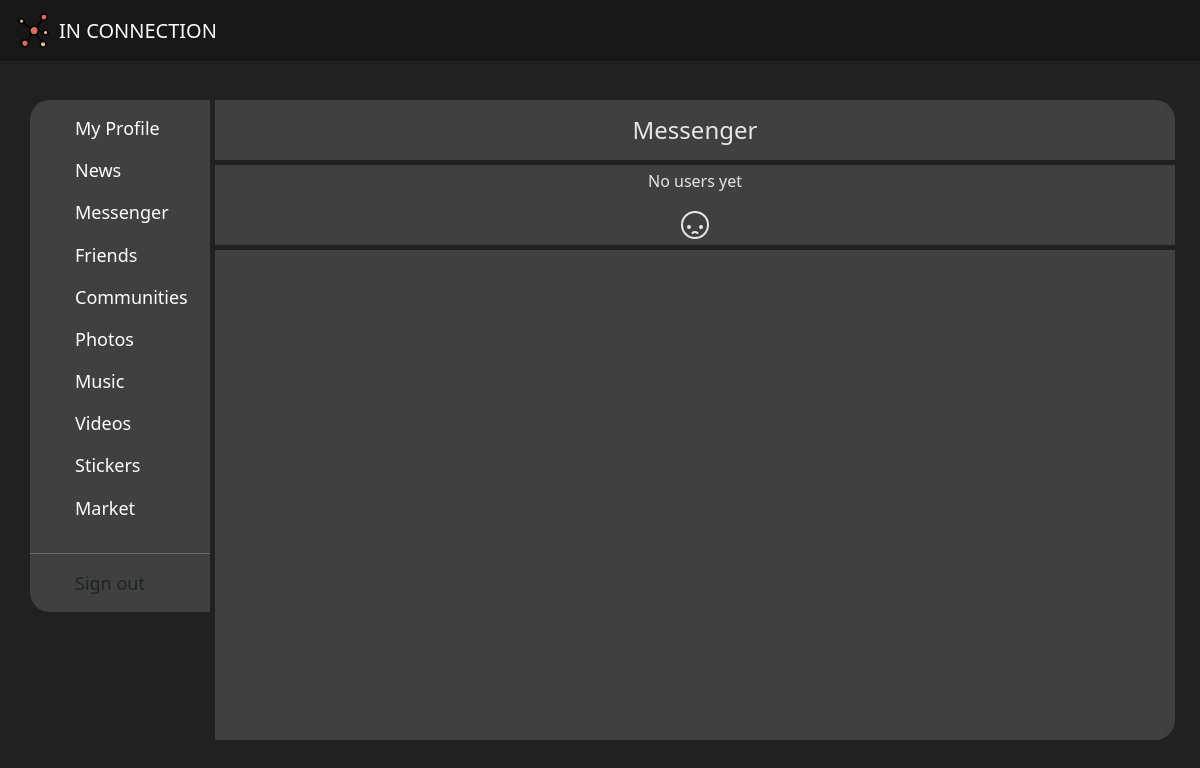
/messenger/, run on an earlier commit of the app's database.
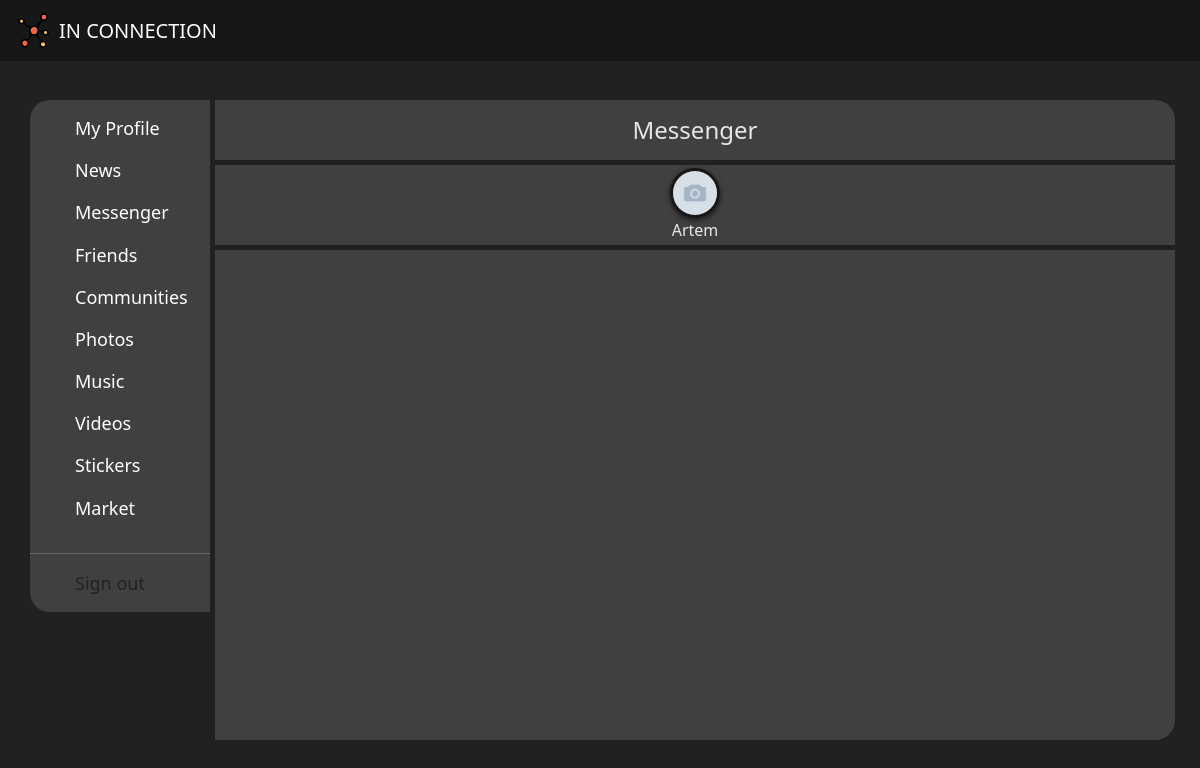
And on a later commit of the database.
### main/models.py (models this page shows, shortened)
class User(AbstractUser):
    slug = models.SlugField(null=False, unique=True, db_index=True)
    status = models.CharField(max_length=255, null=True, blank=True)
    email = models.EmailField(_("email address"), unique=True, blank=False)
    phone = models.CharField(max_length=16, null=True, blank=False)
    gender = models.ForeignKey("Gender", on_delete=models.CASCADE, null=True, blank=False)
    date_of_birth = models.DateField(null=True, blank=False)
    profile_img = models.ImageField(upload_to=user_directory_profile_image_path, null=True)
    profile_back_img = models.ImageField(upload_to=user_directory_profile_back_path, null=True)
    created_at = models.DateTimeField(auto_now_add=True)
    updated_at = models.DateTimeField(auto_now=True)
    setting = models.OneToOneField("Setting", on_delete=models.CASCADE, null=True, blank=True)
    USERNAME_FIELD = 'email'
    REQUIRED_FIELDS = ['username']

### main/views.py (the view)
# urls.py: path('messenger/', ShowMessengerPage.as_view(), name='messenger_page'),
class ShowMessengerPage(ListView):
    model = Chat
    template_name = 'main/messenger.html'
    context_object_name = 'chats'
    def get_queryset(self):
        return Chat.objects.filter(chatmember__user=self.request.user.id)
    def get_context_data(self, **kwargs):
        context = super().get_context_data(**kwargs)
        context["users"] = User.objects.all().exclude(
                pk=self.request.user.pk).exclude(is_staff=True).order_by('first_name')
        opponents = []
        for chat in self.object_list:
            members = ChatMember.objects.filter(chat=chat.id)
            for member in members:
                if member.user != self.request.user:
                    opponents.append(member.user)
        context['opponents'] = opponents
        return context

### main/context_processor.py (called while the page is built)
def get_context_data(request):
    context = {
        'add_photo_ajax': AddPhotosForm(),
        'add_post_ajax': AddPostsForm(),
        'add_comment_ajax': AddCommentForm(),
        'edit_profile_ajax' : UpdateUserInfoForm()
    }
    return context

### main/templatetags/main_tags.py (called while the page is built)
@register.inclusion_tag("main/burger_content.html")
def get_burger_content():
    return {"links": links}

@register.inclusion_tag("main/left_menue.html")
def get_left_menu():
    return {'links': links}

### main/templates/main/messenger.html (shortened to what this page needs)
{% extends "main/base.html" %}
{% load main_tags %}
{% load static %}
{% block links %}
<link type="text/css" href="{% static 'main/css/messenger.css' %}" rel="stylesheet">
{% endblock links %}
{% block content %}
<div class="main-container">
    <div class="left-menu">
        {% get_left_menu %}
    </div>
    <div class="right-part">
        <div class="right-part-head">
            Messenger
        </div>
        <div class="right-part-body">
            <div class="right-part-body-head">
                {% if users %}
                <div class="users-container">
                    {% for user in users %}
                    <div class="one-user">
                        <div class="user-img">
                            {% if user.profile_img %}
                            <img src="{{ user.profile_img.url }}" alt="default-back">
                            {% else %}
                            <img src="{% static 'main/images/default_profile.png' %}" alt="default-back">
                            {% endif %}
                        </div>
                        <div> {{user.first_name}}</div>
                    </div>
                    {% endfor %}
                </div>
                {% else %}
                <div class="no-users">
                    <p> No users yet </p>
                </div>
                {% endif %}
            </div>
            <div class="right-part-body-main">
            </div>
        </div>
    </div>
</div>
{% endblock content %}

What changed in the data, as far as the page shows it:
added User: first_name "Artem"
Also different on the page:
text no longer shown: "No users yet"
